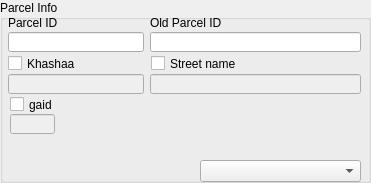
       <widget class="QGroupBox" name="parcel_gbox">
        <property name="geometry">
         <rect>
          <x>3</x>
          <y>0</y>
          <width>371</width>
          <height>183</height>
         </rect>
        </property>
        <property name="title">
         <string>Parcel Info</string>
        </property>
        <widget class="QLineEdit" name="parcel_id_edit">
         <property name="enabled">
          <bool>true</bool>
         </property>
         <property name="geometry">
          <rect>
           <x>8</x>
           <y>32</y>
           <width>136</width>
           <height>20</height>
          </rect>
         </property>
         <property name="readOnly">
          <bool>true</bool>
         </property>
        </widget>
        <widget class="QLabel" name="label_3">
         <property name="geometry">
          <rect>
           <x>8</x>
           <y>15</y>
           <width>136</width>
           <height>16</height>
          </rect>
         </property>
         <property name="text">
          <string>Parcel ID</string>
         </property>
        </widget>
        <widget class="QLineEdit" name="khashaa_edit">
         <property name="enabled">
          <bool>false</bool>
         </property>
         <property name="geometry">
          <rect>
           <x>8</x>
           <y>74</y>
           <width>136</width>
           <height>20</height>
          </rect>
         </property>
        </widget>
        <widget class="QLineEdit" name="old_parcel_id_edit">
         <property name="enabled">
          <bool>true</bool>
         </property>
         <property name="geometry">
          <rect>
           <x>150</x>
           <y>32</y>
           <width>211</width>
           <height>20</height>
          </rect>
         </property>
         <property name="readOnly">
          <bool>true</bool>
         </property>
        </widget>
        <widget class="QLineEdit" name="streetname_edit">
         <property name="enabled">
          <bool>false</bool>
         </property>
         <property name="geometry">
          <rect>
           <x>150</x>
           <y>74</y>
           <width>211</width>
           <height>20</height>
          </rect>
         </property>
        </widget>
        <widget class="QCheckBox" name="khashaa_chbox">
         <property name="geometry">
          <rect>
           <x>8</x>
           <y>55</y>
           <width>131</width>
           <height>17</height>
          </rect>
         </property>
         <property name="text">
          <string>Khashaa</string>
         </property>
        </widget>
        <widget class="QCheckBox" name="street_chbox">
         <property name="geometry">
          <rect>
           <x>151</x>
           <y>55</y>
           <width>211</width>
           <height>17</height>
          </rect>
         </property>
         <property name="text">
          <string>Street name</string>
         </property>
        </widget>
        <widget class="QLabel" name="label_5">
         <property name="geometry">
          <rect>
           <x>150</x>
           <y>15</y>
           <width>211</width>
           <height>16</height>
          </rect>
         </property>
         <property name="text">
          <string>Old Parcel ID</string>
         </property>
        </widget>
        <widget class="QLineEdit" name="zoriulalt_edit">
         <property name="enabled">
          <bool>false</bool>
         </property>
         <property name="geometry">
          <rect>
           <x>10</x>
           <y>114</y>
           <width>45</width>
           <height>20</height>
          </rect>
         </property>
        </widget>
        <widget class="QCheckBox" name="zoriulalt_chbox">
         <property name="geometry">
          <rect>
           <x>10</x>
           <y>96</y>
           <width>61</width>
           <height>17</height>
          </rect>
         </property>
         <property name="text">
          <string>gaid</string>
         </property>
        </widget>
        <widget class="QComboBox" name="edit_status_cbox">
         <property name="geometry">
          <rect>
           <x>200</x>
           <y>160</y>
           <width>161</width>
           <height>22</height>
          </rect>
         </property>
        </widget>
       </widget>
